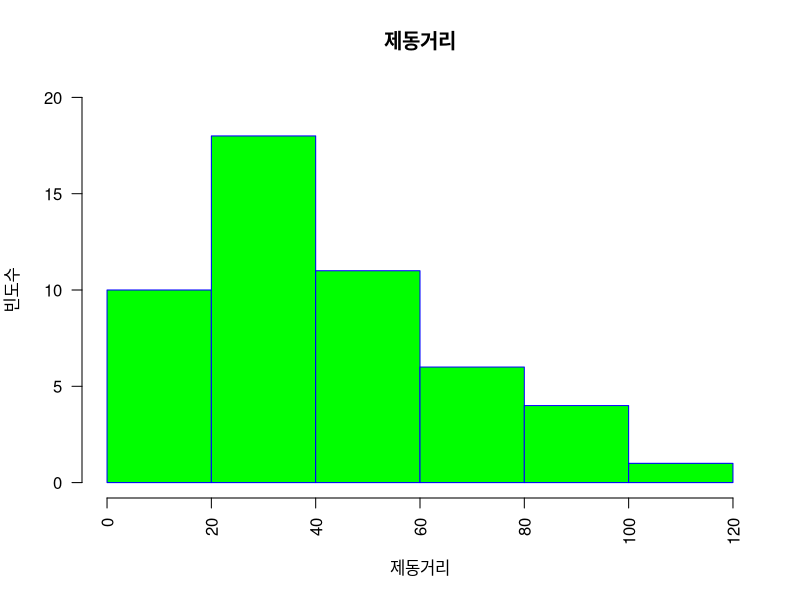

The R source for this figure: (Note: this script raises an error after producing the figure.)
class(cars)
dist<-cars[,2]
hist(
  x=dist,
  breaks = 5,
  col="green",
  border = "blue",
  xlab = "제동거리",
  ylim=c(0,20),
  ylab = "빈도수",
  las = 2,
  main = "제동거리"
)

dim(quakes)

mag <-quakes$mag
mag
summary(mag)

hist(
  x=mag,
  breaks = seq(4,6.4,by=0.5),
  col=rainbow(c(1:6)),
  border="black",
  xlab="지진 강도",
  ylab="발생 건수",
  main="지진 발생 강도의 분포"
)
